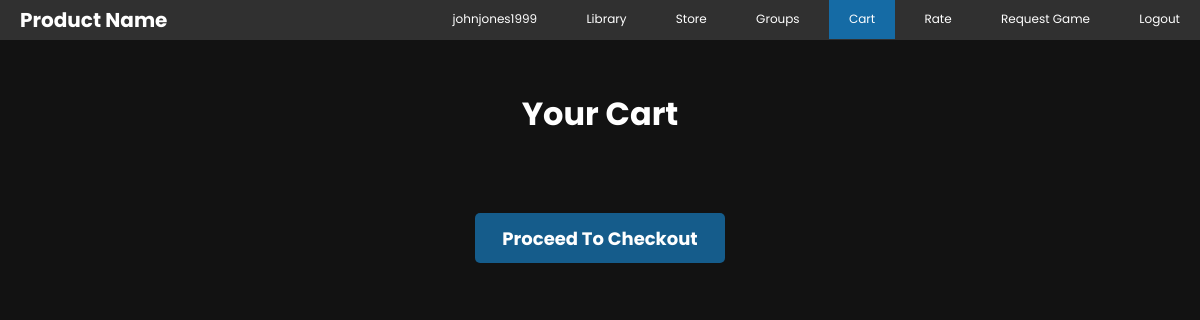
Page /cart.php (signed in) on the earlier database version.
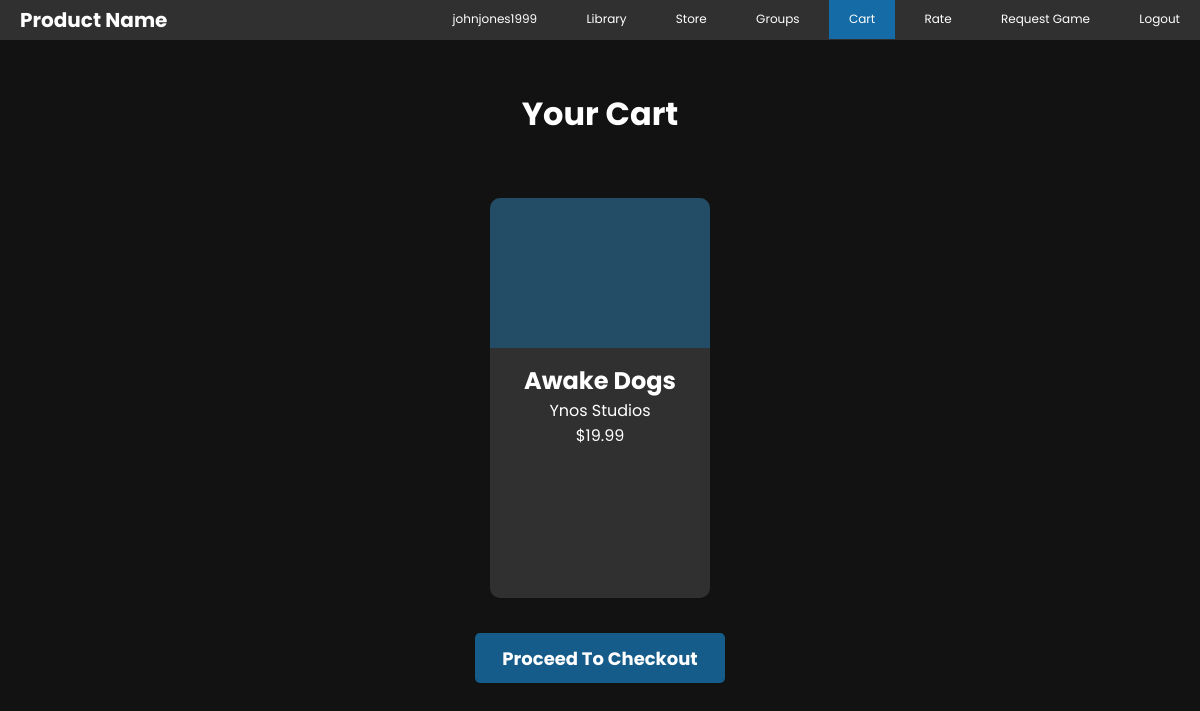
Same page on the later database version.
### tables this page shows
CREATE TABLE `game` (
  `GameID` int NOT NULL AUTO_INCREMENT,
  `Title` varchar(64) NOT NULL,
  `AgeRating` char(1) NOT NULL,
  `ReleaseDate` date NOT NULL,
  `Price` decimal(5,2) NOT NULL,
  `Dname` varchar(64) NOT NULL,
  `Greenlit` tinyint(1) DEFAULT '0',
  PRIMARY KEY (`GameID`),
  UNIQUE KEY `Title` (`Title`),
  KEY `GAMEDEV_FK` (`Dname`),
  CONSTRAINT `GAMEDEV_FK` FOREIGN KEY (`Dname`) REFERENCES `developer` (`Dname`),
  CONSTRAINT `RATING_CHECK` CHECK (((`AgeRating` like _utf8mb4'E') or (`AgeRating` like _utf8mb4'T') or (`AgeRating` like _utf8mb4'M')))
);

### classes/DBHandler.php (called while the page is built)
<?php
class DBHandler
{
    public function connect()
    {
        try {
            $username = "root";
            $password = "root";
            $dbh = new PDO('mysql:host=localhost;dbname=gameplatform', $username, $password);
            return $dbh;
        } catch (PDOException $e) {
            print "Error!: " . $e->getMessage() . "<br/>";
            die();
        }
    }
}

### cart.php (the view, shortened to what this page needs)
<?php
include "classes/DBHandler.php";
$session_username = $_SESSION["username"];
$con = new DBHandler();
$stmt = $con->connect()->prepare("SELECT UserID FROM USER WHERE Username = ?;");
$stmt->execute(array($session_username));
$session_userID = $stmt->fetchColumn();
$stmt = $con->connect()->prepare("SELECT CartID FROM CART WHERE UserID = ?;");
$stmt->execute(array($session_userID));
$session_cartID = $stmt->fetchColumn();
$stmt = $con->connect()->prepare("SELECT GameID FROM ADDED_TO WHERE CartID = ?;");
$stmt->execute(array($session_cartID));
$games_in_cart = $stmt->fetchAll();
?>
<!DOCTYPE html>
<html lang="en">
<head>
    <link rel="stylesheet" href="styles/main.css">
    <link rel="stylesheet" href="styles/nav.css">
    <link rel="stylesheet" href="styles/list_preview.css">
</head>
<body>
    <div class="navbar">
        <nav>
            <ul>
                <?php
                if (isset($_SESSION["username"])) {
                ?>
                    <li><a href="profile.php"><?php echo $_SESSION["username"]; ?></a></li>
                    <li><a href="library.php">Library</a></li>
                    <li><a href="store.php">Store</a></li>
                    <li><a href="groups.php">Groups</a></li>
                    <li><a class="selected" href="cart.php">Cart</a></li>
                    <li><a href="rate.php">Rate</a></li>
                    <li><a href="game_release.php">Request Game</a></li>
                    <li><a href="includes/logout.inc.php">Logout</a></li>
                <?php
                }
                ?>
            </ul>
        </nav>
        <h1>Product Name</h1>
    </div>
    <h1 id="heading">Your Cart</h1>
    <section class="container">
        <?php
        $stmt = $con->connect()->prepare("SELECT * FROM GAME WHERE GameID = ?;");
        for ($i = 0; $i < count($games_in_cart); $i++) {
            $stmt->execute(array($games_in_cart[$i][0]));
            $row = $stmt->fetch();
        ?>
            <div class="st_game">
                <div class="game_image"></div>
                <?php
                echo "<h2>";
                echo $row["Title"];
                echo "</h2>";
                echo "<p>";
                echo $row["Dname"];
                echo "</p>";
                echo "<p>";
                echo  "$" . $row["Price"];
                echo "</p>";
                ?>
            </div>
        <?php
        }
        ?>
    </section>
    <form action="checkout.php" method="post">
        <input id="checkout" type="submit" value="Proceed To Checkout">
    </form>
</body>
</html>

Differences in the rows shown:
now on this page (row edited): game: Title "Awake Dogs", Dname "Ynos Studios", Price "19.99"
